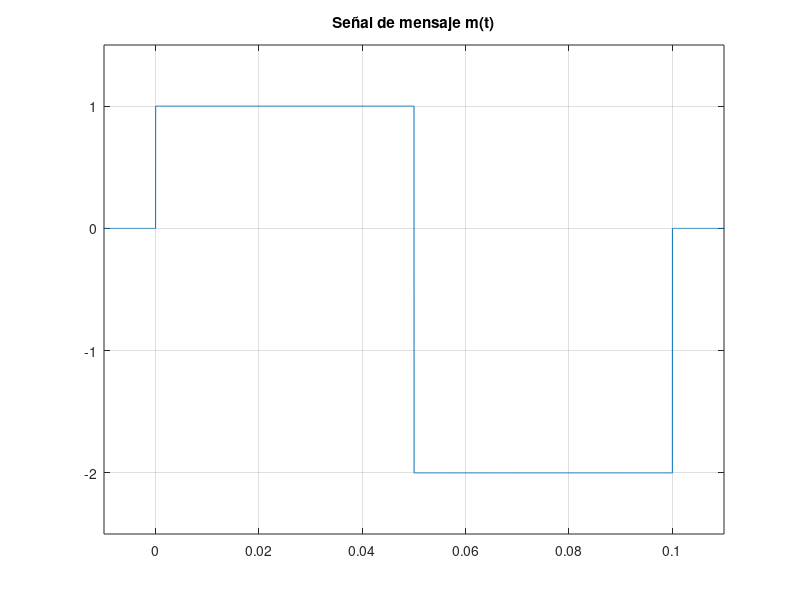
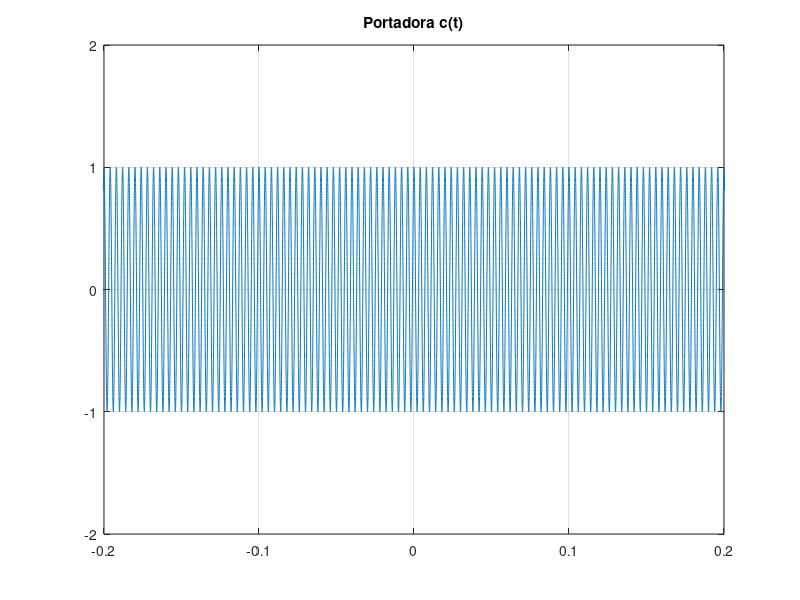
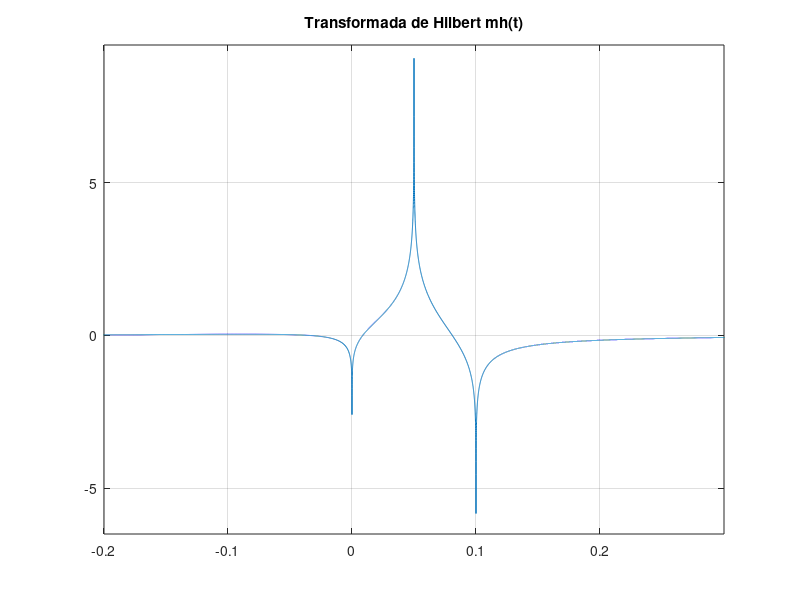
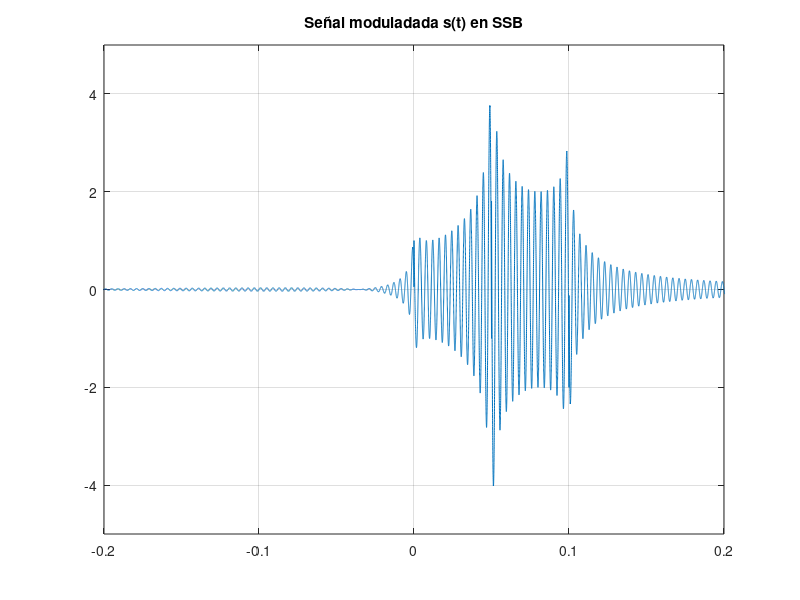

The MATLAB script that drew these images, in order:
clear all
close all

to=.15;
fm=75000;
tm=1/fm;
t=-.4:tm:.4;


%señal modulada
m=(1).*(t>=0 & t<=0.05) + (-2).*(t>0.05 & t<=.1);
figure(1)
plot(t,m)
title('Señal de mensaje m(t)')
axis([-0.01 .11 -2.5 1.5])
grid

%portadora
c=cos(500*pi*t);
figure(2)
plot(t,c)
title('Portadora c(t)')
grid
axis([-0.2 0.2 -2 2])

%MODULACIÓN SINGLE SIDE BAND
%Transformada de Hilbert
mh=imag(hilbert(m));
ssb=m.*c+mh.*sin(500*pi*t)
ssb2=m.*c-mh.*sin(500*pi*t);
figure(3)
plot(t,mh)
title('Transformada de Hilbert mh(t)')
axis([-0.2 .3 -6.5 9.5])
grid

%Grafica de señal modulada en SSB
figure(4)
plot(t,ssb)
title('Señal moduladada s(t) en SSB')
axis([-0.2 .2 -5 5])
grid

%Espectro de magnitud y fase de señal m(t)
T=to;
w0=2*pi/T;  %frecuencia fundamental
Cn1=0;
n0=-20:20;  %Se calculan y grafican solo 41 coeficientes
k=0;
for tt=t
    k=k+1;
    Cn1=Cn1 + 1/T*m(k)*exp(-j*n0*w0*tt)*tm;
end
figure(5)
subplot(211)
stem(n0*w0, abs(Cn1))
axis([-1000 1000 0 0.9])
title('Espectro de Magnitud de m(t)')
grid
subplot(212)
stem(n0*w0,angle(Cn1))
axis([-1000 1000 -4 4])
title('Espectro de Fase de m(t)')
grid



%Espectro y fase de señal mh(t)
T=to;
w0=2*pi/T;  %frecuencia fundamental
Cn2=0;
n0=-20:20;  %Se calculan y grafican solo 41 coeficientes
k=0;
for tt=t
    k=k+1;
    Cn2=Cn2 + 1/T*mh(k)*exp(-j*n0*w0*tt)*tm;
end
figure(6)
subplot(211)
stem(n0*w0, abs(Cn2))
axis([-1000 1000 0 0.9])
title('Espectro de Magnitud de mh(t)')
grid
subplot(212)
stem(n0*w0,angle(Cn2))
axis([-1000 1000 -4 4])
title('Espectro de Fase de mh(t)')
grid


%Espectro y fase de señal s(t) LSB
T=to;
w0=2*pi/T;  %frecuencia fundamental
Cn3=0;
n0=-20:20;  %Se calculan y grafican solo 41 coeficientes
k=0;
for tt=t
    k=k+1;
    Cn3=Cn3 + 1/T*ssb(k)*exp(-j*n0*w0*tt)*tm;
end
figure(7)
subplot(211)
stem(n0*w0, abs(Cn3))
axis([-1000 1000 0 0.035])
title('Espectro de Magnitud de s(t) LSB')
grid
subplot(212)
stem(n0*w0,angle(Cn3))
axis([-1000 1000 -3 3])
title('Espectro de Fase de s(t) LSB')
grid



%Espectro y fase de señal s(t) USB
T=to;
w0=2*pi/T;  %frecuencia fundamental
Cn4=0;
n0=-20:20;  %Se calculan y grafican solo 41 coeficientes
k=0;
for tt=t
    k=k+1;
    Cn4=Cn4 + 1/T*ssb2(k)*exp(-j*n0*w0*tt)*tm;
end
figure(8)
subplot(211)
stem(n0*w0, abs(Cn4))
axis([-1000 1000 0 0.00035])
title('Espectro de Magnitud de s(t) USB')
grid
subplot(212)
stem(n0*w0,angle(Cn4))
axis([-1000 1000 -5 5])
title('Espectro de Fase de s(t) USB')
grid


%demodulacion de la señal s(t)
r=ssb.*c;
figure(9)
plot(t,r)
title('r(t)=s(t)*c(t)')
axis([-0.1 0.25 -3 2.5])
grid

%Espectro de la demodulacion
n=100000;
R=fftshift(fft(r,n))*tm;
f=linspace(-fm/2, fm/2,n);
figure(10)
plot(f,abs(R))
axis([-750 750 0 1.1*max(abs(R))])
title('Espectro de magnitud de r(t)')
grid

%Filtro pasabajas
%h=200*sinc(200*t);
h=(200*pi)*sinc(200*pi*t);
figure(11)
plot(t,h,'m')
axis([-0.15 0.15 -120 650])
title('Filtro h(t)')
grid

%Espectro del filtro
H=fftshift(fft(h,n))*tm;
figure(12)
plot(f,abs(H),'m')
axis([-450 450 0 1.2])
title('Espectro de magnitud H')
grid

%Grafica de señal recuperada
m_rec=conv(r,h, 'same')*tm;
figure(13)
plot(t,2*m_rec,'r')
title('Señal recuperada')
axis([-0.01 .11 -2.5 1.5])
grid

%Espectro de señal recuperada
M_rec=fftshift(fft(m_rec,n))*tm;
M=fftshift(fft(m,n))*tm;
figure(14)
plot(f,abs(M_rec),'r')
axis([-800 800 0 .12])
title('Espectro de magnitud H')
grid


%Grafica de señal recuperada
figure(15)
plot(t,2*m_rec,'r')
hold on
plot(t,m,'b');
title('Comparacion de Señales recuperada y Original')
legend('Señal recuperada', 'Señal original ')
axis([-0.01 .11 -2.5 1.5])
grid

%Espectro de señal recuperada
figure(16)
plot(f,abs(M_rec),'r')
hold on
plot(f,abs(M),'b')
axis([-800 800 0 .12])
title('Comparacion de Espectro de señales recuperada y original')
legend('Señal recuperada', 'Señal original ')
grid
